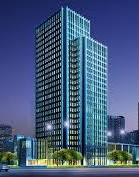
#> input picture day3/image1.jpg, 139 x 177 px, found by its file name
$ python p6.py
#> lines starting #> are read from the running program, lines starting #| are printed output that depends on the picture; after the words box and inside, x2 and y2 are one past the last pixel; in counts of white or black regions, pixels touching at a corner belong together
import cv2
import matplotlib.pyplot as plt
img=cv2.imread("image1.jpg")
#> img is the input picture: shape (177, 139, 3); mean B, G, R 124.2, 90.3, 69.4
gray=cv2.cvtColor(img,cv2.COLOR_BGR2GRAY)
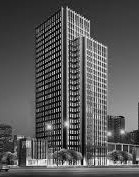
#> gray: shape (177, 139); min 2, max 254, mean 87.9
threshold,thresh=cv2.threshold(gray,127,255,cv2.THRESH_BINARY+cv2.THRESH_OTSU)
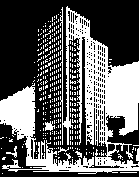
#> thresh: shape (177, 139); 37.6% white; 341 white regions (335 under 20 px), largest, box (x1, y1, x2, y2) and area: (0, 6, 139, 174) 8012, (45, 121, 55, 131) 64, (6, 146, 17, 158) 41, (136, 148, 139, 161) 31, (58, 147, 69, 153) 24, (75, 151, 82, 158) 24
#> threshold = 97
plt.imshow(cv2.cvtColor(thresh,cv2.COLOR_BGR2RGB))
plt.show()

$ run again, with day3/image2.jpg copied over day3/image1.jpg
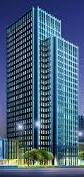
#> input picture day3/image2.jpg, 84 x 177 px, found by its file name
#> img is the input picture: shape (177, 84, 3); mean B, G, R 120.1, 95.2, 68.9
#> `gray=cv2.cvtColor(img,cv2.COLOR_BGR2GRAY)`:
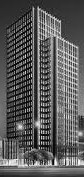
#> gray: shape (177, 84); min 2, max 251, mean 90.2
#> `threshold,thresh=cv2.threshold(gray,127,255,cv2.THRESH_BINARY+cv2.THRE..`:
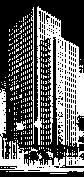
#> thresh: shape (177, 84); 38.4% white; 349 white regions (344 under 20 px), largest, box (x1, y1, x2, y2) and area: (31, 6, 84, 147) 3245, (0, 88, 84, 172) 1194, (66, 148, 84, 166) 174, (16, 120, 26, 131) 65, (46, 151, 53, 158) 24
#> threshold = 100
